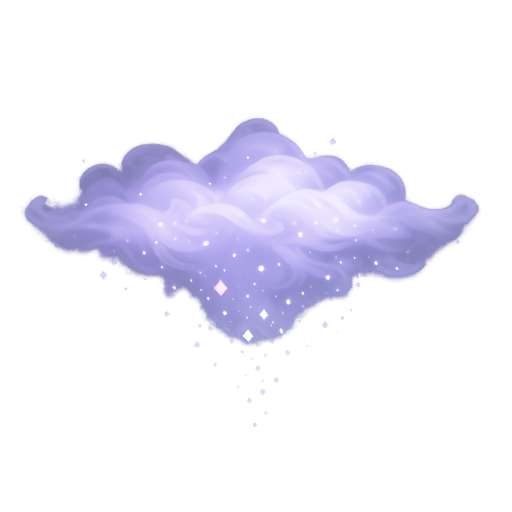
#> input picture tools/input/faded.png, 1024 x 1024 px (shown at 1/2 size); its folder holds only this picture in this run
$ python optimize_assets.py input/faded.png
#> lines starting #> are read from the running program, lines starting #| are printed output that depends on the picture
import os
import sys
import argparse
from PIL import Image, ImageOps

def remove_background(img, color_key="black"):
    """
    Makes a specific color transparent using a simple color key method.
    """
    img = img.convert("RGBA")
    datas = img.getdata()

    new_data = []

    # Define target color
    if color_key.lower() == "black":
        target = (0, 0, 0)
        threshold = 30 # Allow for near-black
    elif color_key.lower() == "white":
        target = (255, 255, 255)
        threshold = 225 # Allow for near-white
    else:
        # Default to black if unknown
        target = (0, 0, 0)
        threshold = 30

    for item in datas:
        # Check if the pixel color is close to our target color
        if color_key.lower() == "black":
            if item[0] < threshold and item[1] < threshold and item[2] < threshold:
                new_data.append((0, 0, 0, 0)) # Make transparent
            else:
                new_data.append(item)
        elif color_key.lower() == "white":
            if item[0] > threshold and item[1] > threshold and item[2] > threshold:
                new_data.append((255, 255, 255, 0)) # Make transparent
            else:
                new_data.append(item)
        else:
            new_data.append(item)

    img.putdata(new_data)
    return img

def optimize_image(input_path, output_path, size=(512, 512), quality=80, bg_color=None):
    """
    Optimizes an image for Discord:
    1. Optionally removes solid background.
    2. Resizes to a standard square (512x512).
    3. Converts to WebP (highly efficient).
    """
#> called with input_path = 'input/faded.png', output_path = 'optimized_assets/faded.webp', size = (512, 512), quality = 80
    try:
        with Image.open(input_path) as img:
            # 1. Remove Background if requested
#> img is the input picture: PIL image 1024x1024 RGBA; mean R, G, B, A 130.4, 127.4, 155.1, 51.6
            if bg_color:
                img = remove_background(img, bg_color)
            elif img.mode != 'RGBA':
                img = img.convert('RGBA')

            # 2. Resize
            img = img.resize(size, Image.Resampling.LANCZOS)
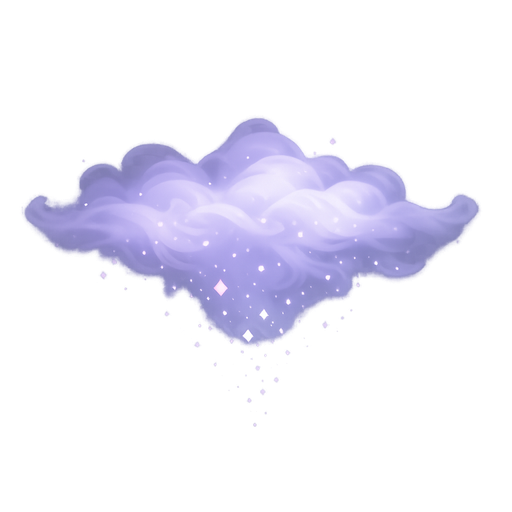
#> img: PIL image 512x512 RGBA; mean R, G, B, A 40.3, 38.8, 51.2, 51.6; transparent parts drawn white

            # 3. Save as WebP
            img.save(output_path, 'WEBP', quality=quality, method=6)

            original_size = os.path.getsize(input_path) / 1024
            new_size = os.path.getsize(output_path) / 1024

            print(f"✅ Optimized: {os.path.basename(input_path)}")
            print(f"   {original_size:.1f}KB -> {new_size:.1f}KB ({((original_size-new_size)/original_size)*100:.1f}% reduction)")
            if bg_color:
                print(f"   Background removal applied ({bg_color})")

    except Exception as e:
        print(f"❌ Error optimizing {input_path}: {e}")

def main():
    parser = argparse.ArgumentParser(description="Optimize game assets for Discord (512x512 WebP)")
    parser.add_argument("input", help="Input file or directory")
    parser.add_argument("-o", "--output", help="Output directory (defaults to 'optimized_assets')")
    parser.add_argument("-q", "--quality", type=int, default=80, help="WebP quality (1-100, default 80)")
    parser.add_argument("--remove-bg", choices=["black", "white"], help="Attempt to make a solid color background transparent")

    args = parser.parse_args()

    output_dir = args.output or "optimized_assets"
    if not os.path.exists(output_dir):
        os.makedirs(output_dir)

    # Check if input is a directory or a single file
    if os.path.isdir(args.input):
        files = [f for f in os.listdir(args.input) if f.lower().endswith(('.png', '.jpg', '.jpeg', '.webp'))]
        if not files:
            print("No image files found in directory.")
            return

        for f in files:
            in_path = os.path.join(args.input, f)
            filename = os.path.splitext(f)[0] + ".webp"
            out_path = os.path.join(output_dir, filename)
            optimize_image(in_path, out_path, quality=args.quality, bg_color=args.remove_bg)
    else:
        filename = os.path.splitext(os.path.basename(args.input))[0] + ".webp"
        out_path = os.path.join(output_dir, filename)
        optimize_image(args.input, out_path, quality=args.quality, bg_color=args.remove_bg)

if __name__ == "__main__":
    main()
